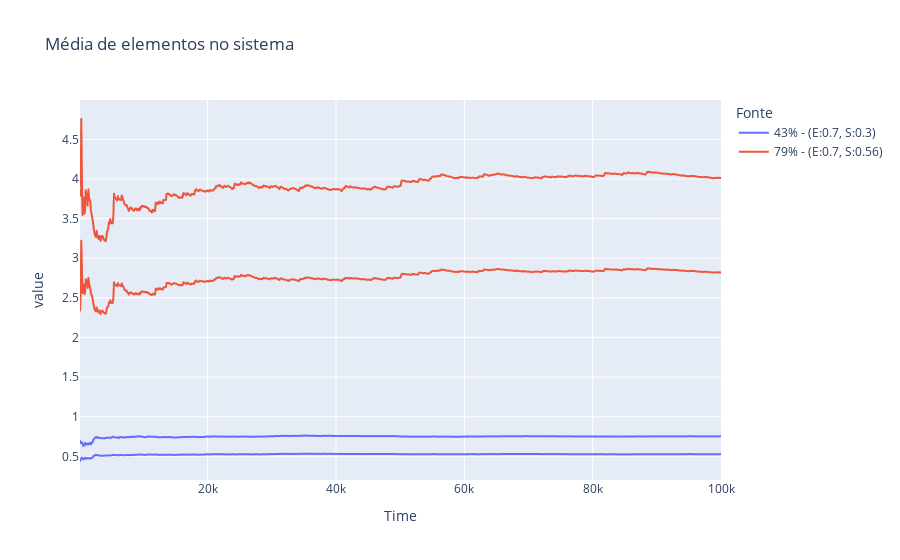

Notebook source saved alongside this figure:
### Code cell
fig = px.line(df_combined, x='Time', y=["E[N]", "E[W]"],color='Fonte', title='Média de elementos no sistema')
fig.show()

### Figure 1 — Plotly figure (JSON) as saved in the notebook; plotly's stock layout.template omitted (floating-point values rounded to 4 significant figures; data arrays with more than 128 entries replaced by an {"elided": "..."} marker saying what was removed)
{"data": [{"hovertemplate": "Fonte=43% - (E:0.7, S:0.3)<br>variable=E[N]<br>Time=%{x}<br>value=%{y}<extra></extra>", "legendgroup": "43% - (E:0.7, S:0.3)", "line": {"color": "#636efa", "dash": "solid"}, "marker": {"symbol": "circle"}, "mode": "lines", "name": "43% - (E:0.7, S:0.3)", "showlegend": true, "type": "scattergl", "x": {"elided": "1000 int values"}, "xaxis": "x", "y": {"elided": "1000 float values"}, "yaxis": "y"}, {"hovertemplate": "Fonte=43% - (E:0.7, S:0.3)<br>variable=E[W]<br>Time=%{x}<br>value=%{y}<extra></extra>", "legendgroup": "43% - (E:0.7, S:0.3)", "line": {"color": "#636efa", "dash": "solid"}, "marker": {"symbol": "circle"}, "mode": "lines", "name": "43% - (E:0.7, S:0.3)", "showlegend": false, "type": "scattergl", "x": {"elided": "1000 int values"}, "xaxis": "x", "y": {"elided": "1000 float values"}, "yaxis": "y"}, {"hovertemplate": "Fonte=79% - (E:0.7, S:0.56)<br>variable=E[N]<br>Time=%{x}<br>value=%{y}<extra></extra>", "legendgroup": "79% - (E:0.7, S:0.56)", "line": {"color": "#EF553B", "dash": "solid"}, "marker": {"symbol": "circle"}, "mode": "lines", "name": "79% - (E:0.7, S:0.56)", "showlegend": true, "type": "scattergl", "x": {"elided": "1000 int values"}, "xaxis": "x", "y": {"elided": "1000 float values"}, "yaxis": "y"}, {"hovertemplate": "Fonte=79% - (E:0.7, S:0.56)<br>variable=E[W]<br>Time=%{x}<br>value=%{y}<extra></extra>", "legendgroup": "79% - (E:0.7, S:0.56)", "line": {"color": "#EF553B", "dash": "solid"}, "marker": {"symbol": "circle"}, "mode": "lines", "name": "79% - (E:0.7, S:0.56)", "showlegend": false, "type": "scattergl", "x": {"elided": "1000 int values"}, "xaxis": "x", "y": {"elided": "1000 float values"}, "yaxis": "y"}], "layout": {"legend": {"title": {"text": "Fonte"}, "tracegroupgap": 0}, "title": {"text": "Média de elementos no sistema"}, "xaxis": {"anchor": "y", "domain": [0, 1], "title": {"text": "Time"}}, "yaxis": {"anchor": "x", "domain": [0, 1], "title": {"text": "value"}}}}
